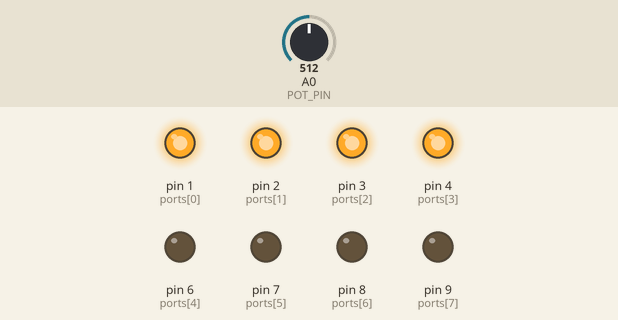
Simulated run of this sketch. Board: Arduino Uno, built with avr-gcc and run on an emulated ATmega328P. Parts: output pins drawn as LEDs (lit = HIGH). The test bench sets the inputs (shaded band); at power-on: A0 (POT_PIN) = 512.

Above: at 1.2 s.
1.3 s: A0 (POT_PIN) set to 622
2.8 s: A0 (POT_PIN) set to 654
At 4.0 s:
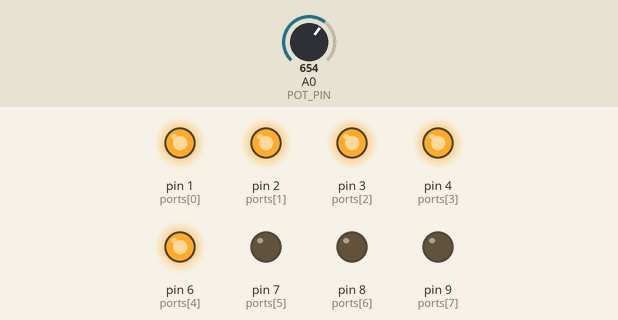
4.3 s: A0 (POT_PIN) set to 756
5.8 s: A0 (POT_PIN) set to 774
At 6.4 s:
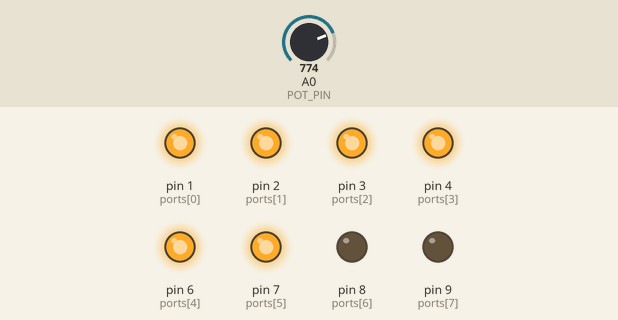
7.3 s: A0 (POT_PIN) set to 878
8.8 s: A0 (POT_PIN) set to 904
At 9.9 s:
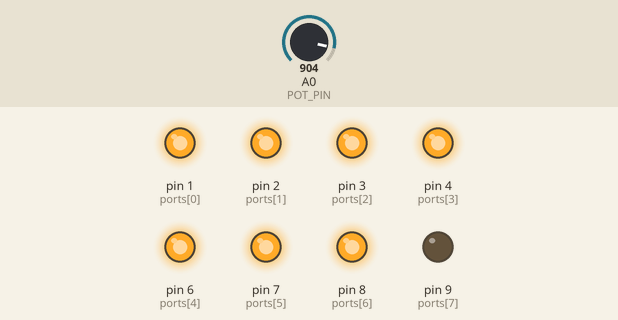
Timing chart, 0 to 11.3 s (numbered marks = the images above; inputs shaded):
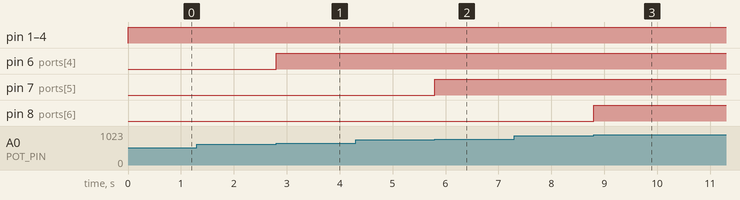

Measured:
- the behaviour switches between 636 and 637 on A0 (POT_PIN) (found by bisection; images 0 and 1)
- the behaviour switches between 764 and 765 on A0 (POT_PIN) (found by bisection; images 1 and 2)
- the behaviour switches between 891 and 892 on A0 (POT_PIN) (found by bisection; images 2 and 3)
- after the input at 1.3 s, every drawn part: stays the same
- after the input at 2.8 s, pin 6 (ports[4]): LOW → HIGH at once
- after the input at 4.3 s, every drawn part: stays the same
- after the input at 5.8 s, pin 7 (ports[5]): LOW → HIGH at once
- after the input at 7.3 s, every drawn part: stays the same
- after the input at 8.8 s, pin 8 (ports[6]): LOW → HIGH at once

The sketch:

sketch_third.ino
```cpp
// Считывать показания с переменного резистора, используя АЦП.
// Отображать уровень считанного сигнала, используя светодиоды.
// Чем больше уровень, тем больше светодиодов загорается.

#define POT_PIN A0
#define COUNT_OF_DIODS 8

int ports[COUNT_OF_DIODS] = {1, 2, 3, 4, 6, 7, 8, 9};

int currentFire = 0;

void setup() {
  for (int i = 0; i < COUNT_OF_DIODS; i++) {
    pinMode(ports[i], OUTPUT);
  }
  pinMode(POT_PIN, INPUT);
}

void loop() {
  calculateCount();
  makeStep();
}

void calculateCount() {
    int rotation = analogRead(POT_PIN);
    double percentage = rotation / 1019.0;
    int newFire = COUNT_OF_DIODS * percentage;
    if (newFire != currentFire) {
      fadeAll();
    }
    currentFire = newFire;
}

void makeStep() {
  for (int i = 0; i < currentFire; i++) {
    fire(ports[i]);
  }
}

void fire(int port) {
    digitalWrite(port, HIGH);
}

void fade(int port) {
    digitalWrite(port, LOW);
}

void fadeAll() {
  for (int i = 0; i < COUNT_OF_DIODS; i++) {
    fade(ports[i]);
  }
}
```
